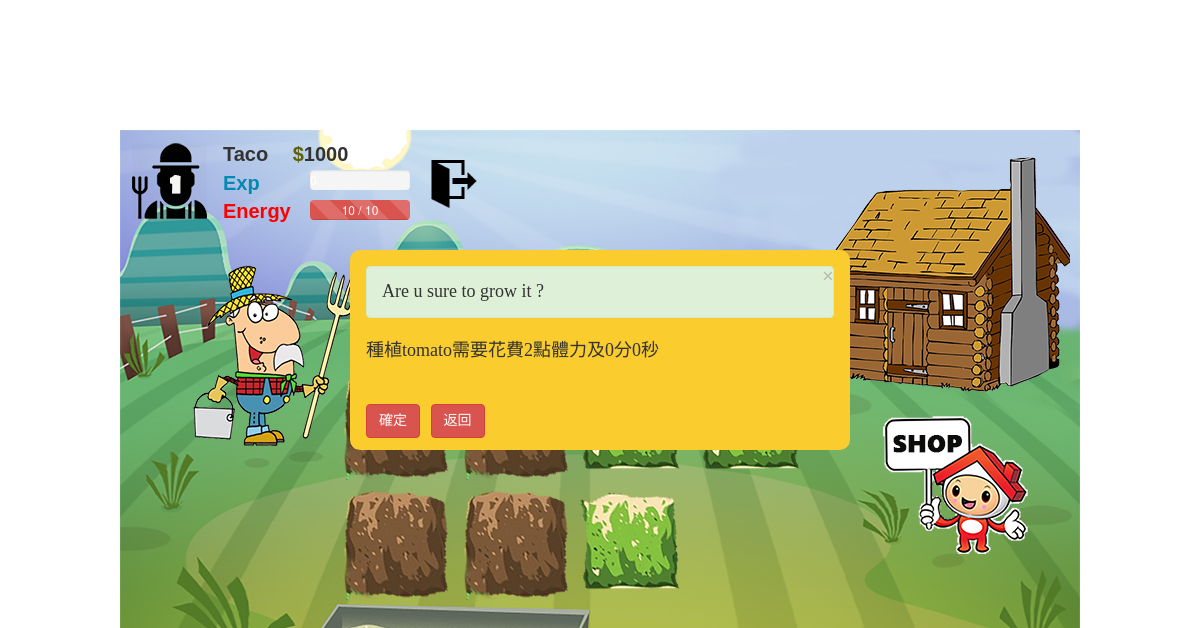
The app's page /alert.php?gsid=tomato (signed in), older data.
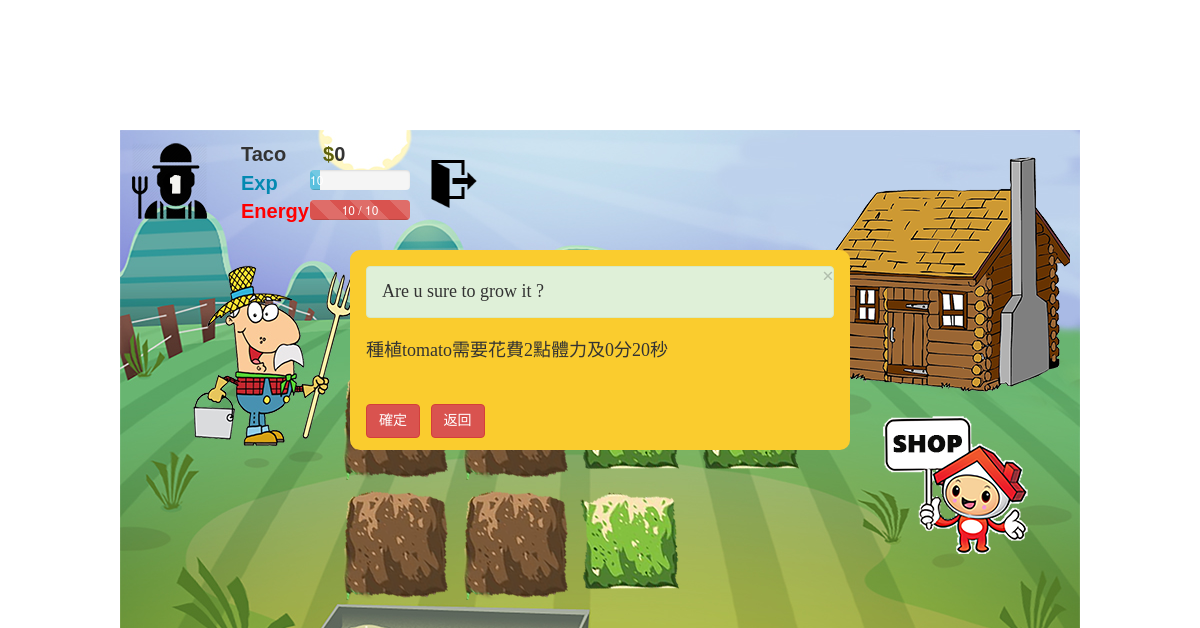
The same page, newer data.
### tables this page shows
CREATE TABLE IF NOT EXISTS `user` (
  `uid` varchar(30) NOT NULL,
  `pwd` varchar(30) NOT NULL,
  `uname` varchar(15) NOT NULL,
  `uexp` int(11) NOT NULL,
  `ulevel` int(11) NOT NULL DEFAULT '1',
  `uenergy` int(11) NOT NULL DEFAULT '10',
  `umoney` int(11) NOT NULL DEFAULT '1000',
  `ucount` int(11) NOT NULL
);

CREATE TABLE IF NOT EXISTS `land` (
  `farmid` int(11) NOT NULL,
  `uid` varchar(15) NOT NULL,
  `lid` int(11) NOT NULL DEFAULT '1',
  `lmoney` int(11) NOT NULL,
  `llevel` int(11) NOT NULL DEFAULT '1',
  `lstatus` int(11) NOT NULL,
  `ltime` int(11) DEFAULT NULL,
  `sid` varchar(20) DEFAULT NULL
);

CREATE TABLE IF NOT EXISTS `seed` (
  `sid` varchar(15) NOT NULL,
  `sprice` int(11) NOT NULL,
  `stime` int(11) NOT NULL,
  `sexp` int(11) NOT NULL,
  `senergy` int(11) NOT NULL,
  `slevel` int(11) NOT NULL
);

### alert.php (the view, shortened to what this page needs)
<?php
include"config.php";
$id=$_SESSION['uid'];
$sid=$_GET['gsid'];
?>
<!DOCTYPE html>
<html>
<head>
<link rel="stylesheet" href="http://maxcdn.bootstrapcdn.com/bootstrap/3.3.5/css/bootstrap.min.css">
</head>
<body>
<div id="frame">
<table>
    <?php
        $sql = "select * from user where uid='$id';";
        $results=mysqli_query($conn,$sql);
        while ($rs=mysqli_fetch_array($results)) {
            if($rs['ulevel']==1){
                echo "<tr><td rowspan='3'><img src=\"img\lv1.png\"></td>";
            }
            $process = 100*($rs['uexp']/(100*$rs['ulevel']));
            $engprocess = 10*$rs['uenergy'];
            echo "<td>" , $rs['uname'] ,
                "</td><td>" , "<font color='#5E610B';>$</font>",$rs['umoney'],
                "</td></tr>" ,
                "<tr><td>" ,"<font color='#0489B1';>Exp</font>",
                "</td><td>"," ",
                "</td></tr>",
                "<tr><td>" ,"<font color='RED';>Energy</font>",
                "</td><td>"," ",
                "</td></tr>";
            echo "<div class=\"progress1\">",
                "<div class=\"progress\">",
                "<div class=\"progress-bar progress-bar-info progress-bar-striped active\" role=\"progressbar\" aria-valuenow=\"$process\" aria-valuemin=\"0\" aria-valuemax=\"100\" style=\"width:$process%;\">",
                $rs['uexp']," / ",100*$rs['ulevel'],"</div></div></div>";
            echo "<div class=\"progress2\">",
                "<div class=\"progress\">",
                "<div class=\"progress-bar progress-bar-danger progress-bar-striped active\" role=\"progressbar\" aria-valuenow=\"$engprocess\" aria-valuemin=\"0\" aria-valuemax=\"100\" style=\"width:$engprocess%; \">",
                $rs['uenergy']," / ","10","</div></div></div>";
        }
    ?>
</table>
<table id="table1">
<?php
    $sql1 = "select * from land where uid='$id';";
    $results1=mysqli_query($conn,$sql1);
    while ($rs1=mysqli_fetch_array($results1)) {
        if(($rs1['lid']%7==2)&&($rs1['lstatus']==0))
            echo "<img id=\"land2\" src=\"img\land.png\"></a>";
        if(($rs1['lid']%7==4)&&($rs1['lstatus']==0))
            echo "<img id=\"land4\" src=\"img\land.png\"></a>";
        if(($rs1['lid']%7==6)&&($rs1['lstatus']==1))
            echo "<img id=\"land6\" src=\"img\gland.png\">";
    }
 ?>
</table>
<a href="2_warehouse.php"><img id="warehouse" src="img\warehouse.png"></a>
<a href="2_shop.php"><img id="shop" src="img\shop.png"></a>
<a href="0_logout.php"><img id="exit" src="img\exit.png"></a>
     <div id="alert">
        <div class="alert alert-block alert-error fade in">
        <button type="button" class="close" data-dismiss="alert">×</button>
        <h4 class="alert alert-success">Are u sure to grow it ?</h4>
            <?php
                $sqls = "select * from seed where sid='$sid';";
                $resultss=mysqli_query($conn,$sqls);
                while ($rs1=mysqli_fetch_array($resultss)) {
                    $minute=floor($rs1['stime']/60);
                    echo "<font size=\"4\">種植",$rs1['sid'],"需要花費",$rs1['senergy'],"點體力及",$minute,"分",$rs1['stime']-($minute*60),"秒","</font>";
                }
            ?>
        <br/><br/><br/>
        <p>
        <a class="btn btn-danger" href="checkseed.php">確定</a>&nbsp;&nbsp;&nbsp;<a class="btn btn-danger" href="1_main.php">返回</a>
        </p>
        </div>
    </div>
</div>
</body>
</html>

### alert.php (style rules this page uses)
#frame { position: absolute; width: 960px; top: 50%; left: 50%; margin: -270px 0 0 -480px; }
#frame img { max-width:100%; width:expression(document.body.clientWidth>document.getElementById("frame").scrollWidth*8/10? "100%": "auto" ); height:auto; }
table { position: absolute; border:0; border-collpase:collpase; width:230px; top:10px; left: 0px; font-weight: bold; font-family: Arimo; font-size:20px; }
#warehouse { position: absolute; top: 20px; left: 700px; }
#exit { position: absolute; width: 5%; height: 10%; top: 30px; left: 310px; }
#shop { position: absolute; top: 280px; left: 760px; }
#land2 { position: absolute; top: 360px; left: 220px; }
#land4 { position: absolute; top: 360px; left: 340px; }
#land6 { position: absolute; top: 360px; left: 460px; }
.progress1 { position: absolute; width: 100px; height: 20px; top: 40px; left: 190px; }
.progress2 { position: absolute; width: 100px; height: 20px; top: 70px; left: 190px; }
#alert { position: absolute; top: 120px; left: 230px; width: 500px; background-color: #FACC2E; height: 200px; border-radius:10px; font-family: Microsoft JhengHei; }

Row changes from the older to the newer data that the page shows:
changed user "Taco": umoney "1000" → "0"; uexp (not shown) → "10"
changed seed "tomato": $rs1['stime']-($minute*60) "0" → "20"
